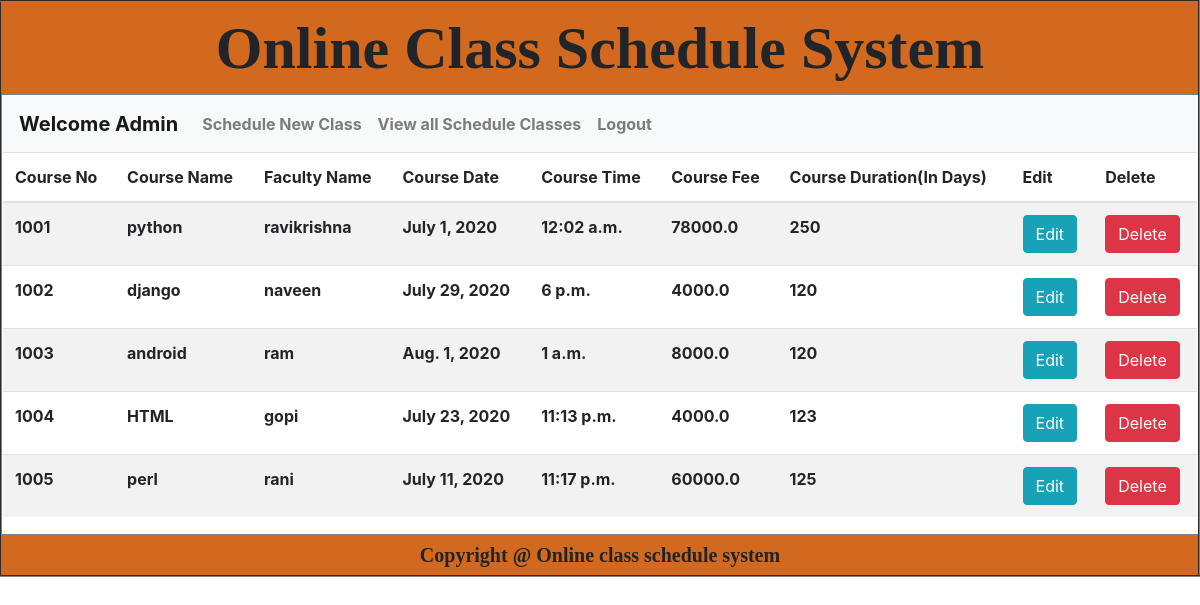
Page /viewallcourse/ on the earlier database version.
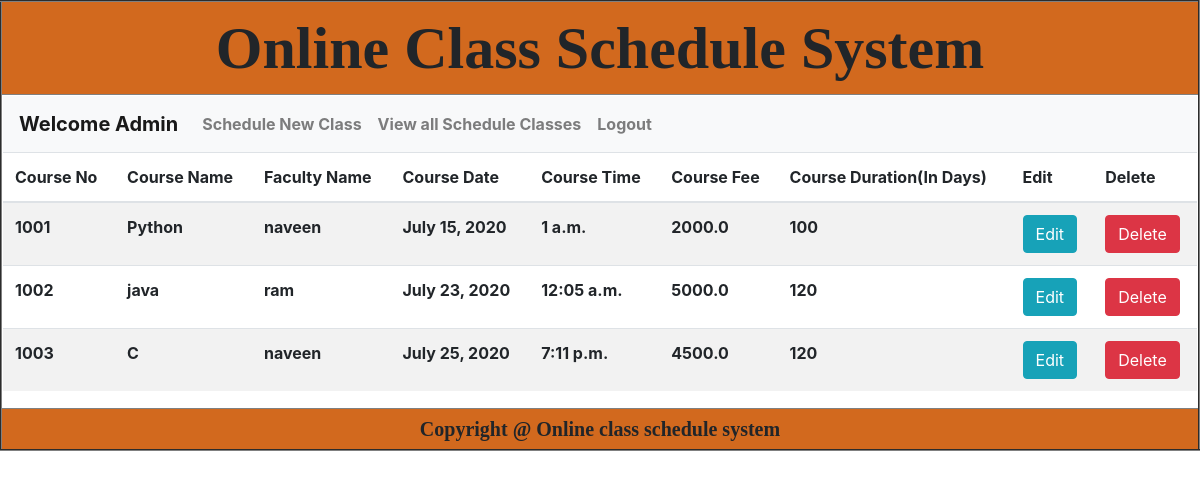
Same page on the later database version.
### app/models.py (models this page shows)
class AddCourseModel(models.Model):
    cno = models.IntegerField(primary_key=True)
    cname = models.CharField(max_length=20)
    fname = models.CharField(max_length=20)
    cdate = models.DateField()
    ctime = models.TimeField()
    fee = models.FloatField()
    dur = models.IntegerField()

### app/views.py (the view)
# urls.py: path('viewallcourse/',views.viewAllCourse,name = 'viewallcourse'),
def viewAllCourse(request):
    coursedata = AddCourseModel.objects.all()
    return render(request,"view_all_courses.html",{"data":coursedata})

### templates/view_all_courses.html
{% extends 'common.html' %}
{% block abc %}
    {% include 'admin_menu.html' %}
    <table class="table table-striped">
  <thead>
    <tr>
      <th scope="col">Course No</th>
      <th scope="col">Course Name</th>
      <th scope="col">Faculty Name</th>
      <th scope="col">Course Date</th>
      <th scope="col">Course Time</th>
      <th scope="col">Course Fee</th>
        <th scope="col">Course Duration(In Days)</th>
        <th scope="col">Edit</th>
      <th scope="col">Delete</th>
    </tr>
  </thead>
  <tbody>
    {% for x in data %}
        <tr>
        <td>{{ x.cno }}</td>
        <td>{{ x.cname }}</td>
        <td>{{ x.fname }}</td>
        <td>{{ x.cdate }}</td>
        <td>{{ x.ctime }}</td>
        <td>{{ x.fee }}</td>
        <td>{{ x.dur }}</td>
        <td><a href="{% url 'editcourse' %}"><button type="button" class="btn btn-info">Edit</button></a> </td>
        <td><button type="button" class="btn btn-danger">Delete</button></td>
        </tr>
    {% endfor %}
  </tbody>
</table>
{% endblock %}

### templates/common.html (shortened to what this page needs)
<!doctype html>
<html lang="en">
  <head>
    <link rel="stylesheet" href="https://stackpath.bootstrapcdn.com/bootstrap/4.5.0/css/bootstrap.min.css">
  </head>
  <body>
    <table align="center" border="2" width="100%">
        <tr>
            <th id="title">
                Online Class Schedule System
            </th>
        </tr>
        <tr>
            <th>
                {% block abc %}
                {% endblock %}
            </th>
        </tr>
        <tr>
            <th id="copyright">Copyright @ Online class schedule system</th>
        </tr>
    </table>
  </body>
</html>

### templates/admin_menu.html (shortened to what this page needs)
<nav class="navbar navbar-expand-lg navbar-light bg-light">
  <a class="navbar-brand" href="{% url 'adminwelcome' %}">Welcome Admin</a>
  <div class="collapse navbar-collapse" id="navbarNavAltMarkup">
    <div class="navbar-nav">
      <a class="nav-item nav-link" href="{% url 'addnewcourse' %}">Schedule New Class <span class="sr-only">(current)</span></a>
      <a class="nav-item nav-link" href="{% url 'viewallcourse' %}">View all Schedule Classes</a>
        <a class="nav-item nav-link" href="{% url 'adminlogin' %}">Logout</a>
    </div>
  </div>
</nav>

### templates/common.html (style rules this page uses)
#title { font-family: "Agency FB"; font-size: 60px; background-color: chocolate; text-align: center; }
#copyright { font-family: "Agency FB"; font-size: 20px; background-color: chocolate; padding: 5px; text-align: center; }

Differences in the rows shown:
removed AddCourseModel: cno "1004", cname "HTML", fname "gopi", cdate "July 23, 2020", ctime "11:13 p.m.", fee "4000.0", dur "123"
removed AddCourseModel: cno "1005", cname "perl", fname "rani", cdate "July 11, 2020", ctime "11:17 p.m.", fee "60000.0", dur "125"
changed AddCourseModel id 1001: cname "python" → "Python"; fname "ravikrishna" → "naveen"; cdate "July 1, 2020" → "July 15, 2020"; ctime "12:02 a.m." → "1 a.m."; fee "78000.0" → "2000.0"; dur "250" → "100"
changed AddCourseModel id 1002: cname "django" → "java"; fname "naveen" → "ram"; cdate "July 29, 2020" → "July 23, 2020"; ctime "6 p.m." → "12:05 a.m."; fee "4000.0" → "5000.0"
changed AddCourseModel id 1003: cname "android" → "C"; fname "ram" → "naveen"; cdate "Aug. 1, 2020" → "July 25, 2020"; ctime "1 a.m." → "7:11 p.m."; fee "8000.0" → "4500.0"
